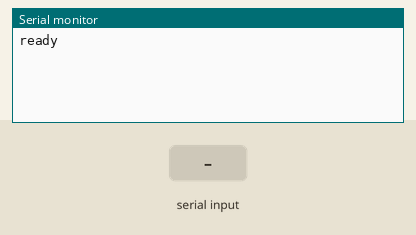
Bench run of a sketch on a simulated Arduino Uno, built with avr-gcc and run on an emulated ATmega328P. On the bench: the last lines printed to the serial monitor. The inputs (shaded band) are chosen by the test bench.

Above: at 1.2 s.
1.3 s: "90,45\n" received over Serial
At 2.1 s:
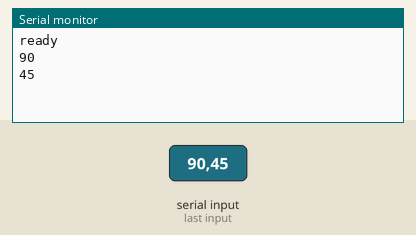
2.8 s: "30,150\n" received over Serial
At 4.2 s:
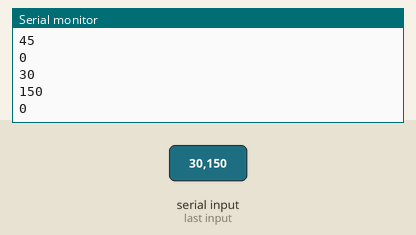
Timing chart, 0 to 5.8 s (numbered marks = the images above; inputs shaded):
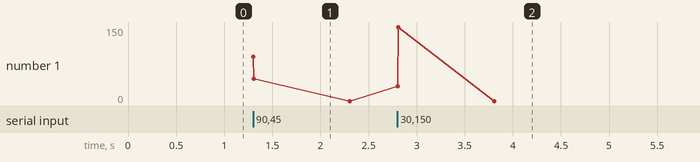

The sketch:

2.SerialComm_parseInt.ino
```cpp
int number;

void setup() {
  // put your setup code here, to run once:
  Serial.begin (9600);
  Serial.println("ready");
}

void loop() {
  // put your main code here, to run repeatedly:
  if (Serial.available()>0)
  {
    number = Serial.parseInt();
    Serial.println( number);
  }

}
```

Measured:
- after the input at 1.3 s, the serial monitor: prints a new line at once (image 1)
- after the input at 2.8 s, the serial monitor: prints a new line at once (image 2)
